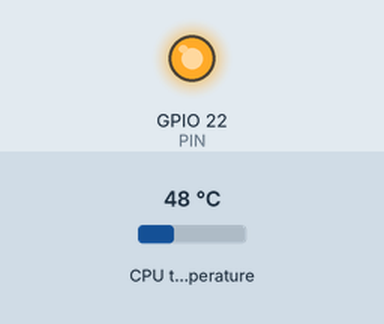
A program run on a simulated Raspberry Pi (BCM pin numbers). Shown: output pins drawn as LEDs (lit = HIGH). Dashed ring = blinking. The test bench sets the inputs (shaded band); at power-on: CPU temperature 48 °C. The clock reads 2024-03-15 10:24:30 at power-on unless the program sets it.

Above: at 1.2 s.
1.3 s: CPU temperature set to 58 °C
At 1.44 s:
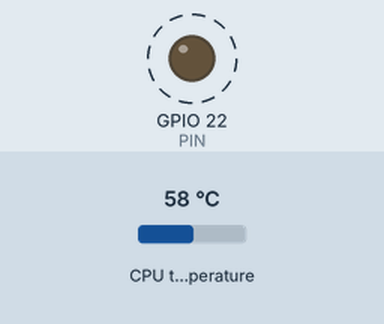
4.3 s: CPU temperature set to 31 °C
At 5.6 s:
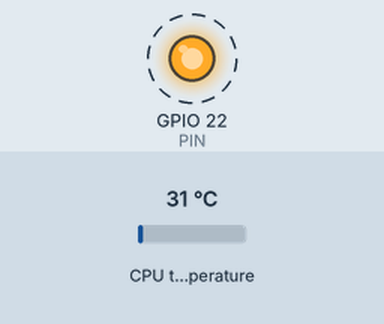
Timing chart, 0 to 12.2 s (numbered marks = the images above; inputs shaded):
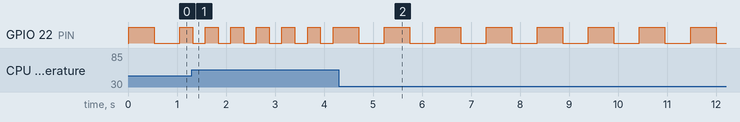

The program:

temp_led.py
```python
import RPi.GPIO as GPIO
import subprocess
import time

PIN = 22

GPIO.setmode(GPIO.BCM)
GPIO.setup(PIN, GPIO.OUT)

state = False
last = 0

def get_temp():
    try:
        temp = subprocess.check_output("vcgencmd measure_temp", shell=True).decode()
        return float(temp.replace("temp=", "").replace("'C\n", ""))
    except:
        return 0

try:
    while True:
        now = time.time()
        temp = get_temp()

        if temp > 60:
            GPIO.output(PIN, GPIO.HIGH)

        else:
            interval = 0.5 if temp < 50 else 0.2
            if now - last > interval:
                state = not state
                GPIO.output(PIN, state)
                last = now

        time.sleep(0.05)

except KeyboardInterrupt:
    GPIO.cleanup()
```

Measured:
- after the input at 1.3 s, GPIO 22 (PIN): alternates HIGH for 0.26 s and LOW for 0.26 s, starting at once
- after the input at 4.3 s, GPIO 22 (PIN): alternates HIGH for 0.52 s and LOW for 0.52 s, starting after 0.40 s
